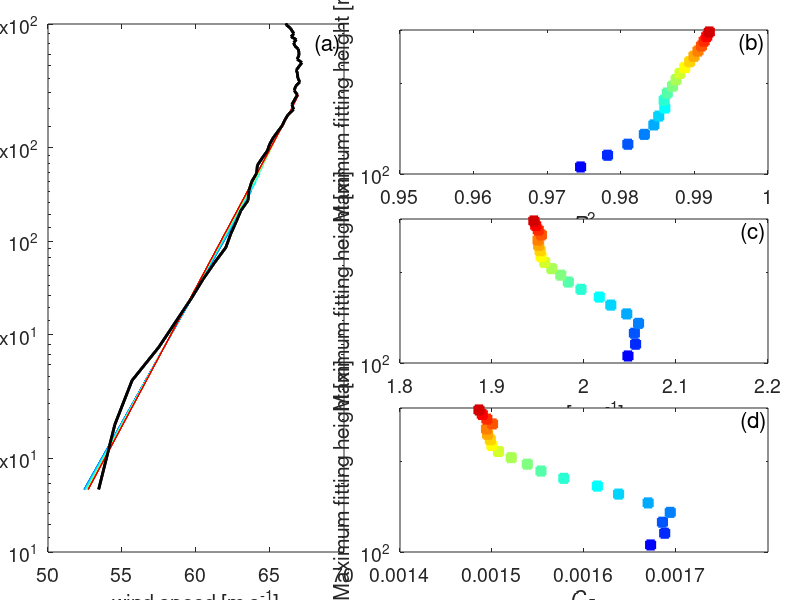

Here is the MATLAB script that generated this plot:
close all
clear all
clc

load windProfiles_allSondes.mat

%% Try dynamic fitting over a range of heights to see where the log layer
% assumption breaks down

% RMWmin = 0.75;
% RMWmax = 1.25;

for ww = 1:size(meanufit,1) % wind speed bin
    if ~isnan(meanufit(ww,3))
        % start fitting over the lowest 30 m and go from there
        % height bin is 5 m
        for maxht = 10:30
            ufit = squeeze(meanufit(ww,2:maxht));
            zfit = squeeze(meanzfit(ww,2:maxht));
            
            R = corrcoef(ufit,log(zfit));
            Rsq(ww,maxht-9) = R(1,2).^2;
            
            Ucoeffs = polyfit(log(zfit),ufit,1);
            u10(ww,maxht-9) = Ucoeffs(1)*log(10) + Ucoeffs(2);
            ustar(ww,maxht-9) = Ucoeffs(1)*0.4;
            CD(ww,maxht-9) = ustar(ww,maxht-9).^2/u10(ww,maxht-9).^2;
            clear Ucoeffs ufit zfit
        end
    end
end

Rsq(find(Rsq==0))=NaN;
CD(find(CD==0))=NaN;
u10(find(u10==0))=NaN;
ustar(find(ustar==0))=NaN;

ufix = [0 25 90];
cdfix = [1e-3 2.4e-3 2.4e-3];

%% Test how height varies CD in depth for one bin
% R/RMW = 1.5-1.75 (7), wind speed = 65-70 m/s (12)

% start fitting over the lowest 30 m and go from there
% height bin is 5 m
windbin = 6;
figure(11)
set(gcf,'position',[100 100 1000 720])
subplot('position',[0.06 0.08 0.37 0.88])
semilogy(squeeze(meanufit(windbin,1,2:end)),squeeze(meanzfit(windbin,1,2:end)),'k','linewidth',2)
set(gca,'fontsize',12)
% title(['R/RMW = 0.5-1.5, WS_{500} = ' num2str(meanWSmin(windbin)) '-' num2str(meanWSmax(windbin)) ' m s^{-1}'])
hold on
cscl = jet(21);
for maxht = 10:30
    ufit = squeeze(meanufit(windbin,1,2:maxht));
    zfit = squeeze(meanzfit(windbin,1,2:maxht));
    
    R = corrcoef(ufit,log(zfit));
    Rsq_test(maxht-9) = R(1,2).^2;
    
    Ucoeffs = polyfit(log(zfit),ufit,1);
    uline = polyval(Ucoeffs,log(zfit));
    subplot('position',[0.06 0.08 0.37 0.88])
    semilogy(uline,zfit,'color',[cscl(maxht-9,1) cscl(maxht-9,2) cscl(maxht-9,3)])
    ylabel('{\it{z}} [m]'),ylim([10 500]),
    %     xlim([60 68])
    xlabel('wind speed [m s^{-1}]')
    set(gca,'fontsize',14)
    set(gca,'ytick',[10 20 50 100 200 500])
    
    u10_test(maxht-9) = Ucoeffs(1)*log(10) + Ucoeffs(2);
    ustar_test(maxht-9) = Ucoeffs(1)*0.4;
    CD_test(maxht-9) = ustar_test(maxht-9).^2/u10_test(maxht-9).^2;
    
    subplot('position',[0.5 0.71 0.46 0.24])
    semilogy(Rsq_test(maxht-9),nanmax(zfit),'s','linewidth',2,'color',[cscl(maxht-9,1) cscl(maxht-9,2) cscl(maxht-9,3)],'markerfacecolor',[cscl(maxht-9,1) cscl(maxht-9,2) cscl(maxht-9,3)])
    hold on
    ylim([100 300]),set(gca,'fontsize',12)
    xlabel('{\it{R}}^2','fontsize',14)
    ylabel('Maximum fitting height [m]')
    set(gca,'fontsize',14)
    
    subplot('position',[0.5 0.395 0.46 0.24])
    semilogy(ustar_test(maxht-9),nanmax(zfit),'s','linewidth',2,'color',[cscl(maxht-9,1) cscl(maxht-9,2) cscl(maxht-9,3)],'markerfacecolor',[cscl(maxht-9,1) cscl(maxht-9,2) cscl(maxht-9,3)])
    hold on
    ylim([100 300]),set(gca,'fontsize',12),xlabel('{\it{u_*}} [m s^{-1}]')
    ylabel('Maximum fitting height [m]')
    set(gca,'fontsize',14)
    
    subplot('position',[0.5 0.08 0.46 0.24])
    semilogy(CD_test(maxht-9),nanmax(zfit),'s','linewidth',2,'color',[cscl(maxht-9,1) cscl(maxht-9,2) cscl(maxht-9,3)],'markerfacecolor',[cscl(maxht-9,1) cscl(maxht-9,2) cscl(maxht-9,3)])
    hold on
    ylim([100 300]),set(gca,'fontsize',12),xlabel('{\it{C_D}}')
    ylabel('Maximum fitting height [m]')
    set(gca,'fontsize',14)
    
    clear Ucoeffs ufit zfit
end

subplot('position',[0.06 0.08 0.37 0.88])
text(68,430,'(a)','fontsize',16)
semilogy(squeeze(meanufit(windbin,1,2:end)),squeeze(meanzfit(windbin,1,2:end)),'k','linewidth',2)

subplot('position',[0.5 0.71 0.46 0.24])
text(0.996,270,'(b)','fontsize',16)
xlim([0.95 1])

subplot('position',[0.5 0.395 0.46 0.24])
text(2.17,270,'(c)','fontsize',16)
xlim([1.8 2.2])

subplot('position',[0.5 0.08 0.46 0.24])
text(1.77e-3,270,'(d)','fontsize',16)
xlim([1.4e-3 1.8e-3])